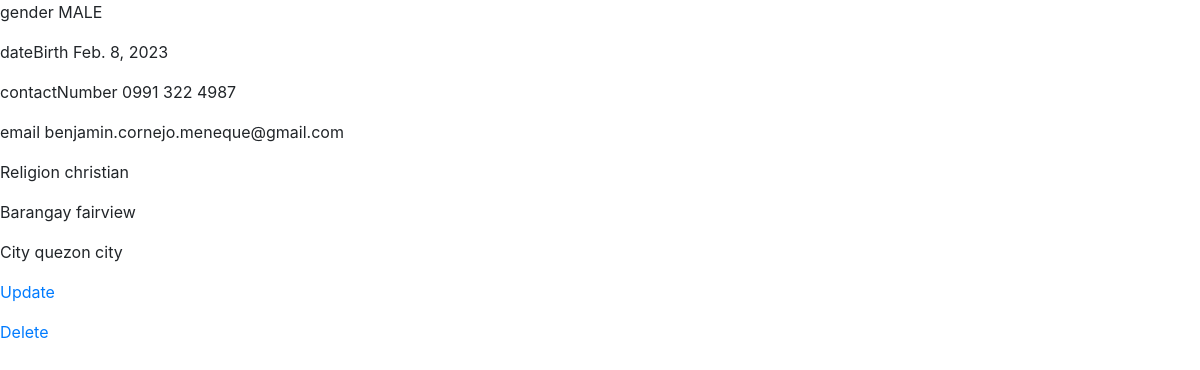
Page /employee/1/ (signed in) on the committed database.
### employee/models.py (models this page shows, shortened)
class Employee(models.Model):
    GENDER_CHOICES = [
        ("MALE", "Male"),
        ("FEMALE", "Female"),
    ]
    firstName = models.CharField(max_length=40)
    middleName = models.CharField(max_length=40)
    lastName = models.CharField(max_length=40)
    gender = models.CharField(max_length=6, choices=GENDER_CHOICES, default="male")
    dateBirth = models.DateField()
    contactNumber = PhoneNumberField(region="PH")
    email = models.EmailField(max_length=200)
    Religion = models.CharField(max_length=200,default="christian")
    Barangay = models.CharField(max_length=200, default="fairview")
    City = models.CharField(max_length=200, default="quezon city")
    HouseNumber= models.IntegerField(default=0)
    Country = models.CharField(max_length=200, default="philippines")
    Zip = models.IntegerField(default=0)
    TIN = models.IntegerField(default=0)
    EmployeeStatus = models.CharField(max_length=200, default="active")
    Department = models.CharField(max_length=200, default="IT")
    Job = models.CharField(max_length=200, default="IT")

### employee/views.py (the view)
# urls.py: path('<int:pk>/', views.EmployeeDetailView.as_view(), name='detail'),
class EmployeeDetailView(LoginRequiredMixin, generic.DetailView):
    model = Employee
    template_name = "employee/detail_view.html"

### templates/employee/detail_view.html (shortened to what this page needs)
{% extends 'base.html' %}
{% block content %}
<p>gender {{ object.gender }}</p>
<p>dateBirth {{ object.dateBirth }}</p>
<p>contactNumber {{ object.contactNumber }}</p>
<p>email {{ object.email }}</p>
<p>Religion {{ object.Religion }}</p>
<p>Barangay {{ object.Barangay }}</p>
<p>City {{ object.City }}</p>
<p><a href="{% url 'employee:update' object.id %}">Update</a></p>
<p><a href="{% url 'employee:delete' object.id %}">Delete</a></p>
{% endblock content %}

### rows in the picture
Employee: gender "MALE", dateBirth "Feb. 8, 2023", contactNumber "0991 322 4987", email "benjamin.cornejo.meneque@gmail.com", Religion "christian", Barangay "fairview", City "quezon city"
